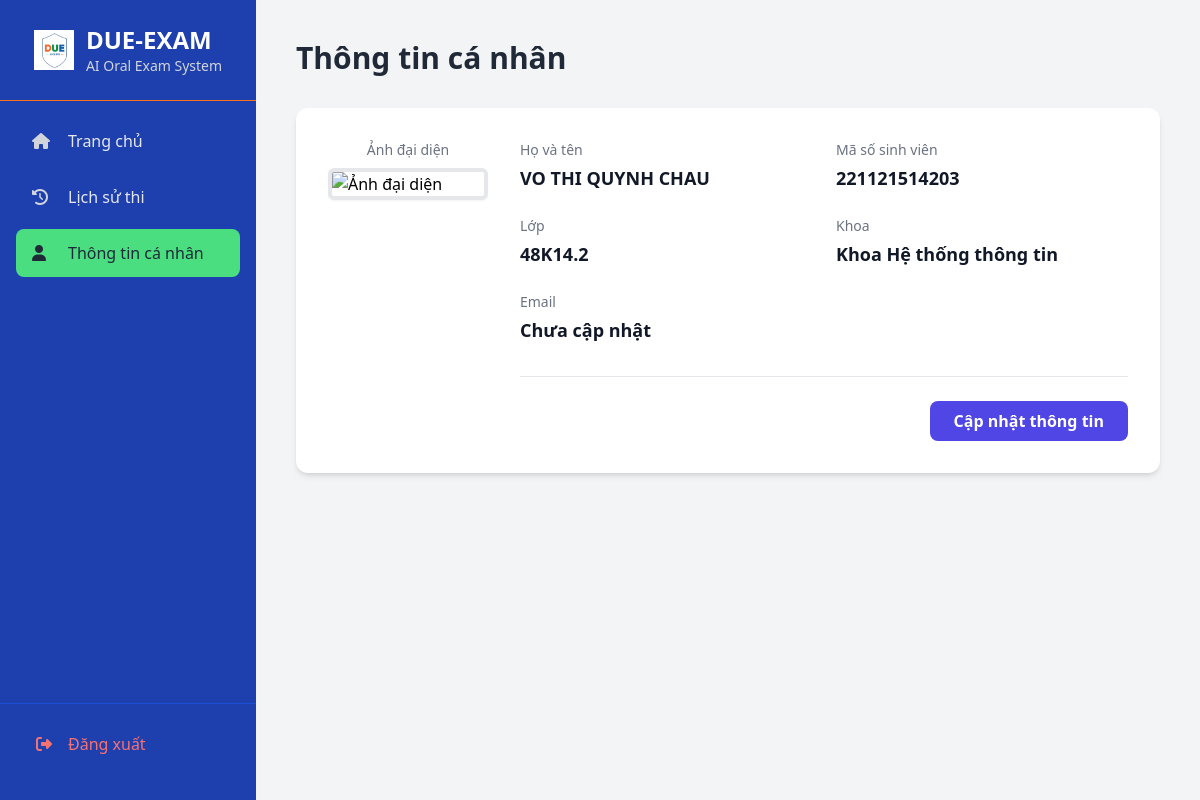
/profile/ (signed in), run on the app's committed database.
### qna/models.py (models this page shows, shortened)
class UserProfile(models.Model):
    user = models.OneToOneField(User, on_delete=models.CASCADE)
    profile_image = models.ImageField(upload_to='profile_images/', null=True, blank=True)
    full_name = models.CharField(max_length=255, blank=True, null=True)
    student_id = models.CharField(max_length=50, unique=True, blank=True, null=True)
    class_name = models.CharField(max_length=100, blank=True, null=True)

### qna/views.py (the view)
# urls.py: path('profile/', views.profile_view, name='profile'),
@login_required
def profile_view(request):
    user_profile, created = UserProfile.objects.get_or_create(user=request.user)
    context = {
        'user_profile': user_profile,
        'full_name': user_profile.full_name or request.user.username,
        'student_id': user_profile.student_id or "Chưa cập nhật",
        'class_name': user_profile.class_name or "Chưa cập nhật",
        'email': request.user.email or "Chưa cập nhật",
        'faculty': 'Khoa Hệ thống thông tin',
    }
    return render(request, 'qna/profile.html', context)

### qna/templates/qna/profile.html (shortened to what this page needs)
{% extends 'base.html' %}
{% load static %}
{% block content %}
<div id="profile-content" class="content-section">
    <h2 class="text-3xl font-bold text-gray-800 mb-8">Thông tin cá nhân</h2>
    <div class="bg-white p-8 rounded-xl shadow-md max-w-4xl mx-auto">
        <div class="flex flex-col md:flex-row items-center md:items-start gap-8">
            <div class="flex-shrink-0 flex flex-col items-center">
                <label class="block text-sm font-medium text-gray-500 mb-2">Ảnh đại diện</label>
                <div class="w-40 relative group aspect-w-3 aspect-h-4">
                    <img id="profile-image-preview"
                         src="{% if user_profile.profile_image %}{{ user_profile.profile_image.url }}{% else %}{% static 'images/default_avatar.png' %}{% endif %}"
                         alt="Ảnh đại diện"
                         class="object-cover rounded-md border-4 border-gray-200 shadow-sm transition-all duration-300 group-hover:border-indigo-400">
                </div>
            </div>
            <div class="flex-grow w-full">
                <div class="grid grid-cols-1 md:grid-cols-2 gap-6">
                    <div>
                        <label class="block text-sm font-medium text-gray-500">Họ và tên</label>
                        <p class="mt-1 text-lg font-semibold text-gray-900">{{ full_name }}</p>
                    </div>
                    <div>
                        <label class="block text-sm font-medium text-gray-500">Mã số sinh viên</label>
                        <p class="mt-1 text-lg font-semibold text-gray-900">{{ student_id }}</p>
                    </div>
                    <div>
                        <label class="block text-sm font-medium text-gray-500">Lớp</label>
                        <p class="mt-1 text-lg font-semibold text-gray-900">{{ class_name }}</p>
                    </div>
                    <div>
                        <label class="block text-sm font-medium text-gray-500">Khoa</label>
                        <p class="mt-1 text-lg font-semibold text-gray-900">{{ faculty }}</p>
                    </div>
                    <div class="md:col-span-2">
                        <label class="block text-sm font-medium text-gray-500">Email</label>
                        <p class="mt-1 text-lg font-semibold text-gray-900">{{ email }}</p>
                    </div>
                </div>
                <div class="mt-8 border-t pt-6 text-right">
                    <button id="update-profile-btn" class="bg-indigo-600 text-white font-bold py-2 px-6 rounded-lg hover:bg-indigo-700 transition-colors">
                        Cập nhật thông tin
                    </button>
                </div>
            </div>
        </div>
    </div>
</div>
{% endblock %}

### data on the page
UserProfile: full_name "VO THI QUYNH CHAU", student "221121514203", class_name "48K14.2"

### other printed values
{{ faculty }} "Khoa Hệ thống thông tin"
{{ email }} "Chưa cập nhật"
